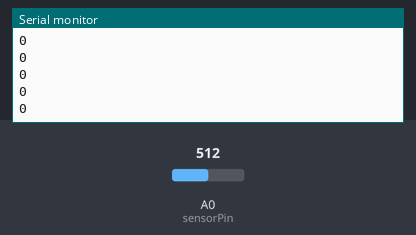
The sketch below on a simulated Arduino Uno, built with avr-gcc and run on an emulated ATmega328P. On the bench: the last lines printed to the serial monitor. The test bench sets the inputs (shaded band); at power-on: A0 (sensorPin) = 512.

Above: at 1.2 s.
1.3 s: A0 (sensorPin) set to 716
At 1.49 s:
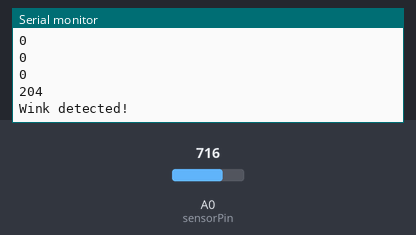
2.8 s: A0 (sensorPin) set to 900
At 3.14 s:
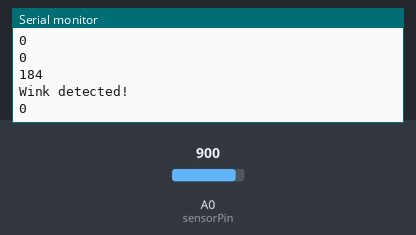
Timing chart, 0 to 5.8 s (numbered marks = the images above; inputs shaded):
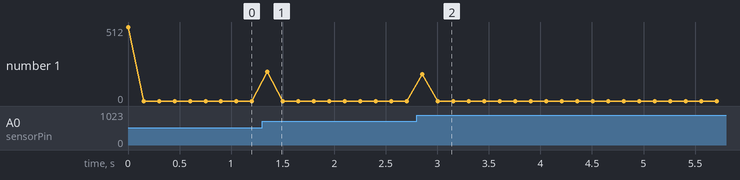

Measured:
- after the input at 1.3 s, the serial monitor: prints a new line after 0.05 s (image 1)
- after the input at 2.8 s, the serial monitor: prints a new line after 0.05 s (image 2)

The sketch:

softui_photoreflector.ino
```cpp
//softui 18th Jul, 2013

int sensorPin = A0;    // select the input pin for the Photoreflector
int sensorValueIn = 0;  // variable to store the value coming from the sensor

int prev_sensorValueIn = 0;
int threshold = 10;

void setup() {

  Serial.begin(9600);   // serial communication for checking the degrees

}

void loop() {
  sensorValueIn = analogRead(sensorPin);  // put the value from the sensor
  int diff = sensorValueIn - prev_sensorValueIn;
  Serial.println(diff);   // show the sensor's value on the terminal

  if(diff > threshold){
    Serial.println("Wink detected!");
  }
  threshold = sensorValueIn / 20;
  prev_sensorValueIn = sensorValueIn;
  delay (150); // wait

}
```
